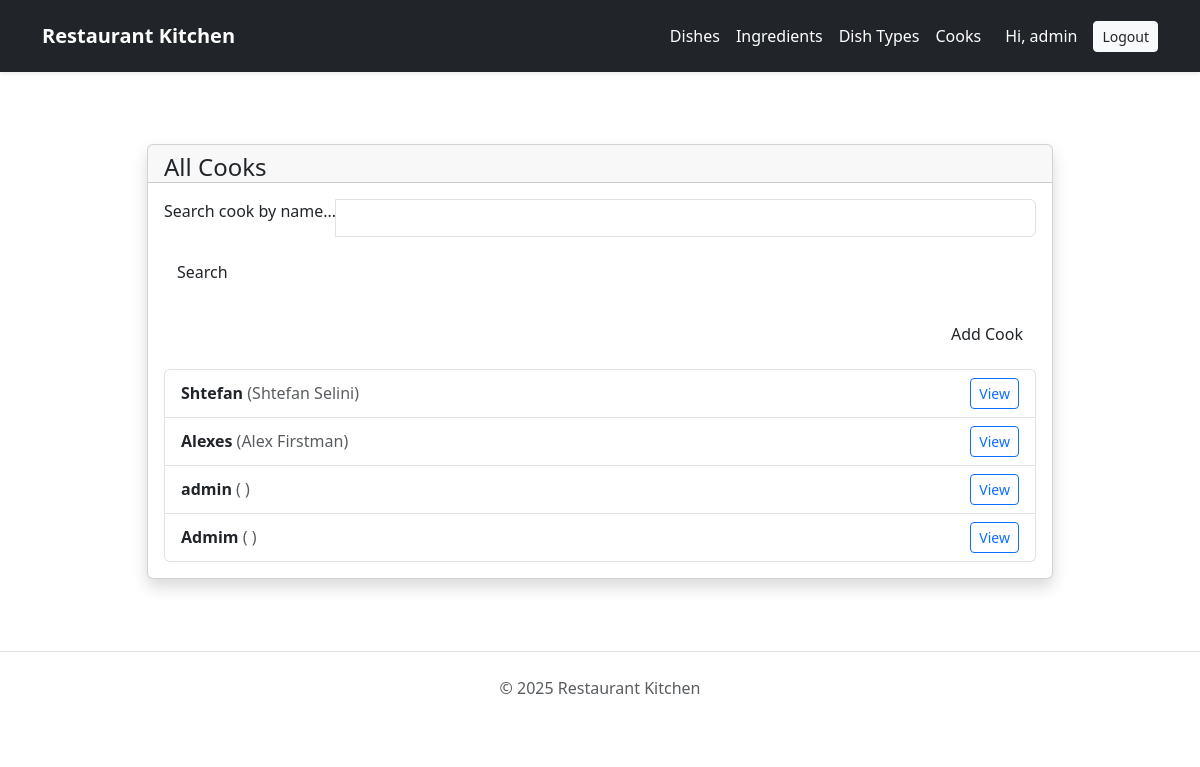
/cooks/ (signed in), run on the app's committed database.
### menu/models.py (models this page shows, shortened)
class Cook(AbstractUser):
    years_of_experience = models.PositiveIntegerField(default=0)
    specialization = models.CharField(
        max_length=255,
        blank=True,
        help_text="Specialization of the cook",
    )
    class Meta:
        verbose_name = "Cook"
        verbose_name_plural = "Cooks"
        ordering = ("-years_of_experience",)

### menu/views.py (the view)
# urls.py: path("cooks/", views.CookListView.as_view(), name="cook-list"),
class CookListView(generic.ListView):
    model = Cook
    template_name = "menu/cook_list.html"
    context_object_name = "cook_list"
    paginate_by = 10
    queryset = Cook.objects.all()
    def get_context_data(self, **kwargs):
        context = super().get_context_data(**kwargs)
        username = self.request.GET.get("username", "")
        context["search_form"] = CookSearchForm(initial={"username": username})
        return context
    def get_queryset(self):
        form = CookSearchForm(self.request.GET)
        if form.is_valid():
            username = form.cleaned_data["username"]
            if username:
                return self.queryset.filter(username__icontains=username)
        return self.queryset

### menu/forms.py
class CookSearchForm(forms.Form):
    username = forms.CharField(
        required=False,
        label="",
        widget=forms.TextInput(attrs={"placeholder": "Search cook by username"})
    )

### templates/menu/cook_list.html (shortened to what this page needs)
{% extends "base.html" %}
{% load static %}
{% block body %}class="bg-gray-200"{% endblock %}
{% block content %}
<div class="container py-4 mt-6">
  <div class="row">
    <div class="col-lg-10 mx-auto">
      <div class="card shadow">
        <div class="card-header pb-0">
          <h4 class="mb-0">All Cooks</h4>
        </div>
        <div class="card-body">
          <form method="get" class="mb-4">
            <div class="input-group input-group-outline">
              <label class="form-label">Search cook by name...</label>
              <input type="text" name="name" class="form-control" value="{{ request.GET.name }}">
            </div>
            <button class="btn bg-gradient-primary mt-3" type="submit">Search</button>
          </form>
          <div class="d-flex justify-content-end mb-3">
            <a class="btn bg-gradient-success" href="{% url 'menu:cook-create' %}">Add Cook</a>
          </div>
          <ul class="list-group">
            {% for cook in cook_list %}
              <li class="list-group-item d-flex justify-content-between align-items-center">
                <div>
                  <strong>{{ cook.username }}</strong>
                  <span class="text-muted">({{ cook.first_name }} {{ cook.last_name }})</span>
                </div>
                <a href="{% url 'menu:cook-detail' cook.pk %}" class="btn btn-sm btn-outline-primary">View</a>
              </li>
            {% empty %}
              <li class="list-group-item text-center">No cooks found.</li>
            {% endfor %}
          </ul>
        </div>
      </div>
    </div>
  </div>
</div>
{% endblock %}

### templates/base.html (shortened to what this page needs)
{% load static %}
<!DOCTYPE html>
<html lang="en">
<head>
    <link href="https://unpkg.com/material-kit@3.0.0/assets/css/material-kit.min.css" rel="stylesheet" />
    <link rel="stylesheet" href="https://cdn.jsdelivr.net/npm/bootstrap@5.3.0/dist/css/bootstrap.min.css">
</head>
<body class="{% block body %}{% endblock %}">
<nav class="navbar navbar-expand-lg navbar-dark bg-dark shadow-sm py-3 sticky-top">
  <div class="container">
    <a class="navbar-brand text-white fw-bold" href="{% url 'menu:index' %}">
      Restaurant Kitchen
    </a>
    <div class="collapse navbar-collapse" id="navbarContent">
      <ul class="navbar-nav ms-auto">
        <li class="nav-item">
          <a class="nav-link text-white" href="{% url 'menu:dish-list' %}">Dishes</a>
        </li>
        <li class="nav-item">
          <a class="nav-link text-white" href="{% url 'menu:ingredient-list' %}">Ingredients</a>
        </li>
        <li class="nav-item">
          <a class="nav-link text-white" href="{% url 'menu:dishtype-list' %}">Dish Types</a>
        </li>
        <li class="nav-item">
          <a class="nav-link text-white" href="{% url 'menu:cook-list' %}">Cooks</a>
        </li>
        {% if user.is_authenticated %}
        <li class="nav-item d-flex align-items-center">
          <span class="text-white mx-3">Hi, {{ user.username }}</span>
          <a class="btn btn-sm btn-light text-dark" href="{% url 'logout' %}">Logout</a>
        </li>
        {% else %}
        <li class="nav-item">
          <a class="btn btn-sm btn-outline-light" href="{% url 'login' %}">Login</a>
        </li>
        {% endif %}
      </ul>
    </div>
  </div>
</nav>
<main class="container mt-5">
  {% block content %}{% endblock %}
</main>
<footer class="text-center text-muted py-4 mt-5 border-top">
  <p>&copy; 2025 Restaurant Kitchen</p>
</footer>
</body>
</html>

### data on the page
Cook: username "admin"
Cook: username "Shtefan", first_name "Shtefan", last_name "Selini"
Cook: username "Alexes", first_name "Alex", last_name "Firstman"
Cook: username "Admim"
